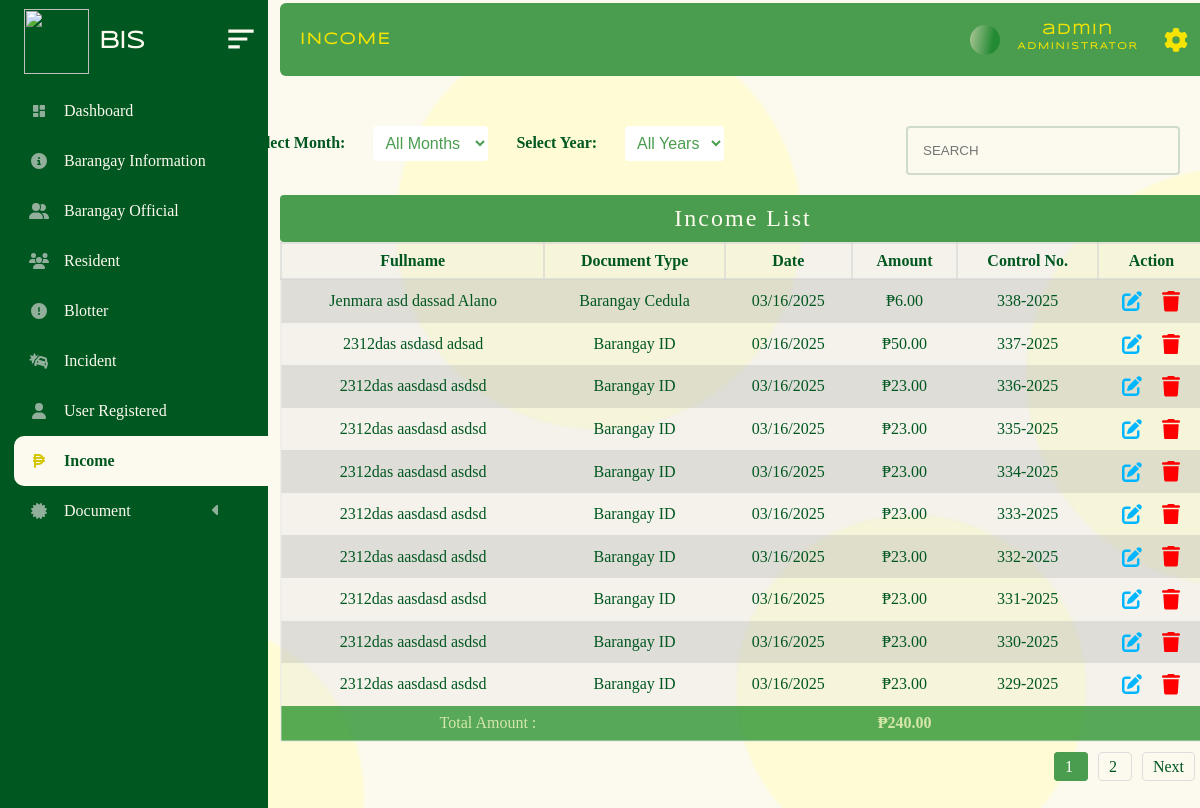
/administrator/admin_panel/revenue.php (signed in), run on an earlier commit of the app's database.
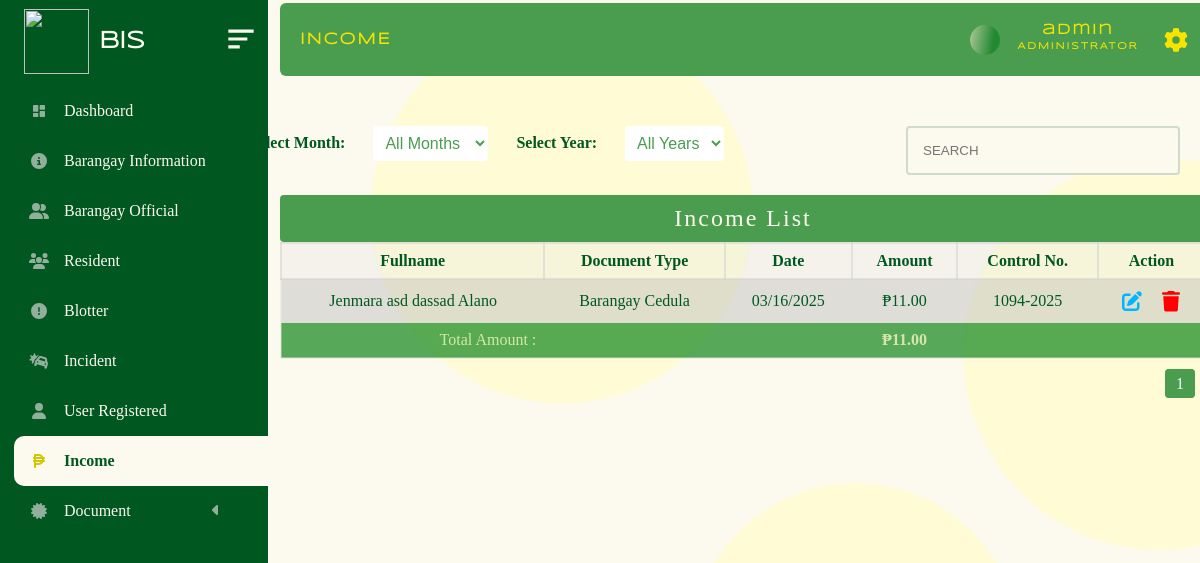
And on a later commit of the database.
### tables this page shows
CREATE TABLE `barangay_revenue` (
  `date_issue` date NOT NULL,
  `expired_date` date NOT NULL,
  `document_amount` float NOT NULL,
  `firstname` varchar(200) NOT NULL,
  `middlename` varchar(200) NOT NULL,
  `lastname` varchar(200) NOT NULL,
  `document_type` varchar(200) NOT NULL,
  `user_id` bigint(20) NOT NULL,
  `OR_no` bigint(11) NOT NULL
);

### administrator/admin_panel/revenue/revenue_table.php (the view, shortened to what this page needs)
<!DOCTYPE html>
<html lang="en">
<head>
    <link rel="stylesheet" href="/BIS/administrator/admin_panel/revenue/table_rev.css">
</head>
<body>
<input type="text" id="live_search" placeholder="SEARCH">
<form method="GET" action="" class = "form">
    <label for="month">Select Month:</label>
    <select name="month" id="month" onchange="this.form.submit()">
        <option value="">All Months</option>
    </select>
    <label for="year">Select Year:</label>
    <select name="year" id="year" onchange="this.form.submit()">
        <option value="">All Years</option>
    </select>
</form>
<?php
require("../../database/conn_db.php");
$page = isset($_GET['page']) ? max(1, (int)$_GET['page']) : 1;
$limit = isset($_GET['limit']) ? max(1, (int)$_GET['limit']) : 10;
$offset = ($page - 1) * $limit;
$countQuery = "SELECT COUNT(*) AS total FROM barangay_revenue WHERE 1";
$countResult = $conn->query($countQuery);
$totalRows = $countResult->fetch_assoc()['total'];
$totalPages = max(1, ceil($totalRows / $limit));
$sql = "SELECT * FROM barangay_revenue WHERE 1";
$sql .= " ORDER BY OR_no DESC LIMIT $limit OFFSET $offset";
$result = $conn->query($sql);
if ($result->num_rows > 0) { ?>
<div id="searchresult">
    <table>
        <caption>Income List</caption>
        <tr>
            <th>Fullname</th>
            <th>Document Type</th>
            <th>Date</th>
            <th>Amount</th>
            <th>Control No.</th>
            <th>Action</th>
        </tr>
        <?php
        $total_amount = 0;
        while ($row = $result->fetch_assoc()) {
            $OR_no = $row['OR_no'];
            $firstname = $row["firstname"];
            $lastname = $row["lastname"];
            $middlename = $row["middlename"];
            $amount = $row["document_amount"];
            $request_document = $row["document_type"];
            $date_issue = date("Y-m-d");
            $total_amount += $amount;
        ?>
        <tr class="table_hover">
            <td><?php echo $firstname . " " . $middlename . " " . $lastname; ?></td>
            <td><?php echo $request_document; ?></td>
            <td><?php echo date('m/d/Y', strtotime($date_issue)); ?></td>
            <td><?php echo "₱" . number_format($amount, 2); ?></td>
            <td><?php echo $OR_no . "-" . date("Y"); ?></td>
            <td>
            <div id="form_up_del_official">
                    <button id="barangay_cert" class="edit_revenue" data-id="<?php echo $row["OR_no"]; ?>"></button>
                    <button id="delete_official_btn" class="delete_btn_revenue" data-id="<?php echo $row["OR_no"]; ?>"></button>
                </div>
            </td>
        </tr>
        <?php } ?>
        <tfoot style="background-color:rgba(4, 129, 12, 0.65); color:rgba(255, 251, 199, 0.75);">
            <tr>
                <td colspan="0" style="text-align: right;">Total Amount :</td>
                <td></td>
                <td></td>
                <td colspan="0" style="font-weight: bold;">₱<?php echo number_format($total_amount, 2); ?></td>
                <td></td>
                <td></td>
            </tr>
        </tfoot>
    </table>
</div>
<div class="pagination">
    <?php for ($i = 1; $i <= $totalPages; $i++): ?>
        <a href="?page=<?php echo $i; ?>&limit=<?php echo $limit; ?>" class="<?php echo $i == $page ? 'active' : ''; ?>">
            <?php echo $i; ?>
        </a>
    <?php endfor; ?>
    <?php if ($page < $totalPages): ?>
        <a href="?page=<?php echo $page + 1; ?>&limit=<?php echo $limit; ?>">Next</a>
    <?php endif; ?>
</div>
<?php }
?>
                        <?php include('edit.php')?>
            <footer style = "height:100px;">
            </footer>
</body>
</html>

What changed in the data, as far as the page shows it:
removed barangay_revenue: firstname "Jenmara asd", middlename "dassad", lastname "Alano", document_type "Barangay Cedula", date_issue "03/16/2025", document_amount "6.00", OR_no "338"
removed barangay_revenue: firstname "2312das", middlename "asdasd", lastname "adsad", document_type "Barangay ID", date_issue "03/16/2025", document_amount "50.00", OR_no "337"
removed barangay_revenue: firstname "2312das", middlename "aasdasd", lastname "asdsd", document_type "Barangay ID", date_issue "03/16/2025", document_amount "23.00", OR_no "336"
removed barangay_revenue: firstname "2312das", middlename "aasdasd", lastname "asdsd", document_type "Barangay ID", date_issue "03/16/2025", document_amount "23.00", OR_no "335"
removed barangay_revenue: firstname "2312das", middlename "aasdasd", lastname "asdsd", document_type "Barangay ID", date_issue "03/16/2025", document_amount "23.00", OR_no "334"
removed barangay_revenue: firstname "2312das", middlename "aasdasd", lastname "asdsd", document_type "Barangay ID", date_issue "03/16/2025", document_amount "23.00", OR_no "333"
removed barangay_revenue: firstname "2312das", middlename "aasdasd", lastname "asdsd", document_type "Barangay ID", date_issue "03/16/2025", document_amount "23.00", OR_no "332"
removed barangay_revenue: firstname "2312das", middlename "aasdasd", lastname "asdsd", document_type "Barangay ID", date_issue "03/16/2025", document_amount "23.00", OR_no "331"
removed barangay_revenue: firstname "2312das", middlename "aasdasd", lastname "asdsd", document_type "Barangay ID", date_issue "03/16/2025", document_amount "23.00", OR_no "330"
removed barangay_revenue: firstname "2312das", middlename "aasdasd", lastname "asdsd", document_type "Barangay ID", date_issue "03/16/2025", document_amount "23.00", OR_no "329"
added barangay_revenue: firstname "Jenmara asd", middlename "dassad", lastname "Alano", document_type "Barangay Cedula", date_issue "03/16/2025", document_amount "11.00", OR_no "1094"
Also different on the page:
$total_amount: "240.00" → "11.00"
list line gone: "2"
text no longer shown: "Next"
